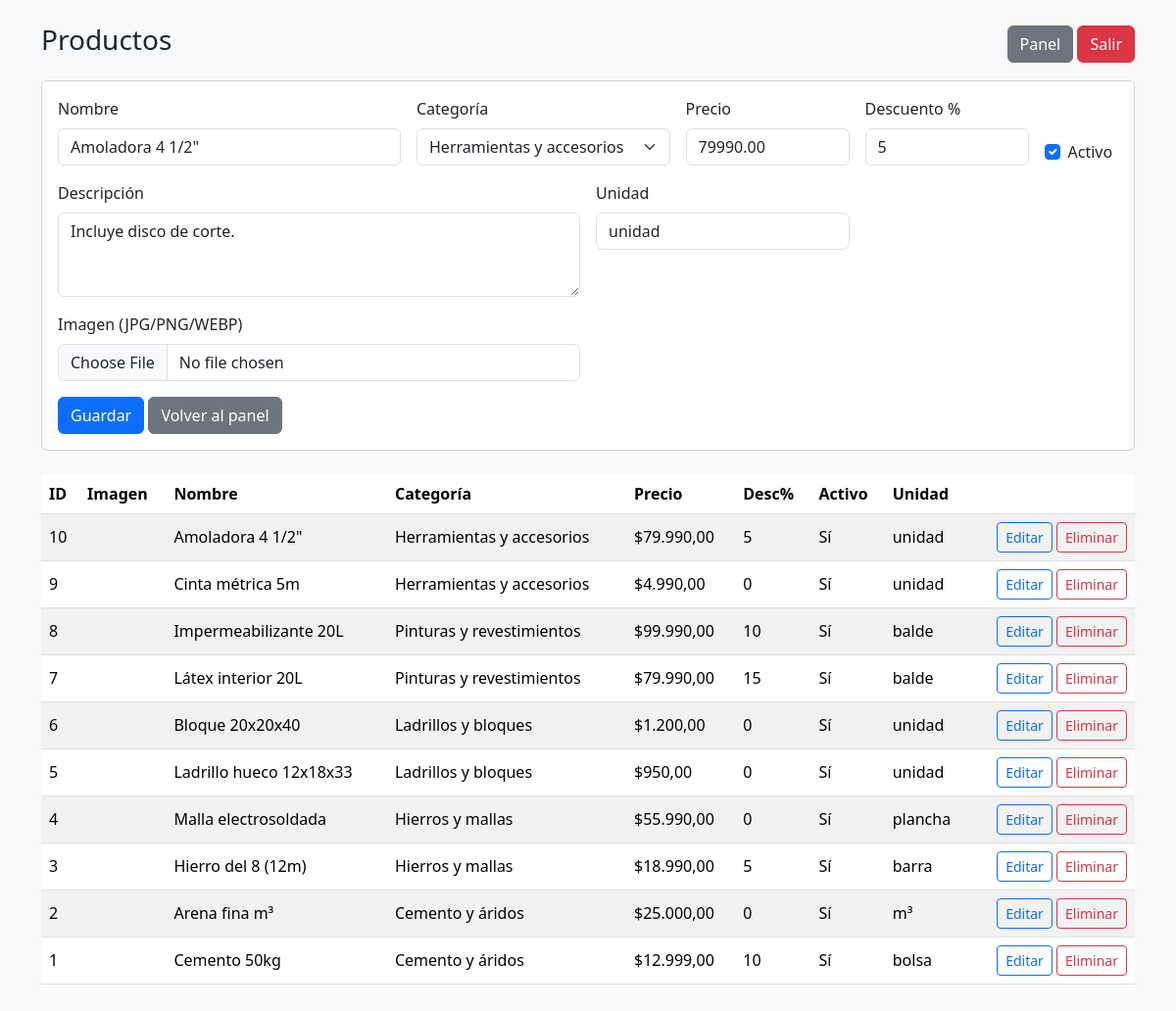
Page /admin/productos.php?id=10 (signed in) on the committed database.
### tables this page shows
CREATE TABLE IF NOT EXISTS productos (
  id INT AUTO_INCREMENT PRIMARY KEY,
  categoria_id INT NOT NULL,
  nombre VARCHAR(200) NOT NULL,
  descripcion TEXT NULL,
  precio DECIMAL(12,2) NOT NULL DEFAULT 0,
  descuento INT NOT NULL DEFAULT 0,
  imagen VARCHAR(255) NULL,
  activo TINYINT(1) NOT NULL DEFAULT 1,
  unidad VARCHAR(30) NULL,
  creado_en TIMESTAMP DEFAULT CURRENT_TIMESTAMP,
  FOREIGN KEY (categoria_id) REFERENCES categorias(id) ON DELETE RESTRICT ON UPDATE CASCADE
);

CREATE TABLE IF NOT EXISTS categorias (
  id INT AUTO_INCREMENT PRIMARY KEY,
  nombre VARCHAR(150) NOT NULL,
  descripcion TEXT NULL,
  activo TINYINT(1) NOT NULL DEFAULT 1,
  creado_en TIMESTAMP DEFAULT CURRENT_TIMESTAMP
);

### config.php (called while the page is built, shortened)
<?php
function esc($s) { return htmlspecialchars($s ?? "", ENT_QUOTES, "UTF-8"); }
?>

### admin/productos.php (the view, shortened to what this page needs)
<?php
require_once __DIR__ . '/../config.php';
$edit = null;
if (isset($_GET['id'])) {
  $id = intval($_GET['id']);
  $res = $conn->prepare("SELECT * FROM productos WHERE id=?");
  $res->bind_param('i', $id);
  $res->execute();
  $edit = $res->get_result()->fetch_assoc();
}
$categorias = $conn->query("SELECT id, nombre FROM categorias WHERE activo=1 ORDER BY nombre ASC");
$rows = $conn->query("SELECT p.*, c.nombre AS categoria FROM productos p JOIN categorias c ON c.id=p.categoria_id ORDER BY p.id DESC");
?>
<!doctype html>
<html lang="es">
<head>
  <link href="https://cdn.jsdelivr.net/npm/bootstrap@5.3.3/dist/css/bootstrap.min.css" rel="stylesheet">
</head>
<body class="bg-light">
<div class="container py-4">
  <div class="d-flex justify-content-between align-items-center mb-3">
    <h3>Productos</h3>
    <div>
      <a class="btn btn-secondary" href="index.php">Panel</a>
      <a class="btn btn-danger" href="../logout.php">Salir</a>
    </div>
  </div>
  <div class="card mb-4">
    <div class="card-body">
      <form action="productos.php" method="post" enctype="multipart/form-data" class="row g-3">
        <div class="col-md-4">
          <label class="form-label">Nombre</label>
          <input required name="nombre" class="form-control" value="<?= esc($edit['nombre'] ?? '') ?>">
        </div>
        <div class="col-md-3">
          <label class="form-label">Categoría</label>
          <select name="categoria_id" class="form-select" required>
            <?php while($c = $categorias->fetch_assoc()): ?>
              <option value="<?= (int)$c['id'] ?>" <?= (isset($edit['categoria_id']) && (int)$edit['categoria_id']===(int)$c['id']) ? 'selected' : '' ?>>
                <?= esc($c['nombre']) ?>
              </option>
            <?php endwhile; ?>
          </select>
        </div>
        <div class="col-md-2">
          <label class="form-label">Precio</label>
          <input type="number" step="0.01" name="precio" class="form-control" value="<?= esc($edit['precio'] ?? '') ?>">
        </div>
        <div class="col-md-2">
          <label class="form-label">Descuento %</label>
          <input type="number" min="0" max="90" name="descuento" class="form-control" value="<?= esc($edit['descuento'] ?? 0) ?>">
        </div>
        <div class="col-md-1 d-flex align-items-end">
          <div class="form-check">
            <input class="form-check-input" type="checkbox" name="activo" id="activo" value="1"
                   <?= (!isset($edit['activo']) || (int)$edit['activo'] === 1) ? 'checked' : '' ?>>
            <label class="form-check-label" for="activo">Activo</label>
          </div>
        </div>
        <div class="col-md-6">
          <label class="form-label">Descripción</label>
          <textarea name="descripcion" class="form-control" rows="3"><?= esc($edit['descripcion'] ?? '') ?></textarea>
        </div>
        <div class="col-md-3">
          <label class="form-label">Unidad</label>
          <input name="unidad" class="form-control" placeholder="unidad, kg, caja, etc."
                 value="<?= esc($edit['unidad'] ?? 'unidad') ?>">
        </div>
        <div class="col-md-6">
          <label class="form-label">Imagen (JPG/PNG/WEBP)</label>
          <input type="file" name="imagen" class="form-control" accept=".jpg,.jpeg,.png,.webp">
        </div>
        <div class="col-12">
          <button type="submit" class="btn btn-primary">Guardar</button>
          <a href="index.php" class="btn btn-secondary">Volver al panel</a>
        </div>
      </form>
    </div>
  </div>
  <div class="table-responsive">
    <table class="table table-striped align-middle">
      <thead><tr><th>ID</th><th>Imagen</th><th>Nombre</th><th>Categoría</th><th>Precio</th><th>Desc%</th><th>Activo</th><th>Unidad</th><th></th></tr></thead>
      <tbody>
      <?php while($r = $rows->fetch_assoc()): ?>
        <tr>
          <td><?= (int)$r['id']; ?></td>
          <td><?php if(!empty($r['imagen'])): ?><img src="../imagenes/<?= esc($r['imagen']); ?>" style="height:50px"><?php endif; ?></td>
          <td><?= esc($r['nombre']); ?></td>
          <td><?= esc($r['categoria']); ?></td>
          <td>$<?= number_format((float)$r['precio'], 2, ',', '.'); ?></td>
          <td><?= (int)$r['descuento']; ?></td>
          <td><?= ((int)$r['activo'] === 1) ? 'Sí' : 'No'; ?></td>
          <td><?= esc($r['unidad'] ?? ''); ?></td>
          <td class="text-end">
            <a class="btn btn-sm btn-outline-primary" href="?id=<?= (int)$r['id']; ?>">Editar</a>
            <a class="btn btn-sm btn-outline-danger" href="?del=<?= (int)$r['id']; ?>" onclick="return confirm('¿Eliminar?')">Eliminar</a>
          </td>
        </tr>
      <?php endwhile; ?>
      </tbody>
    </table>
  </div>
</div>
</body>
</html>

### rows in the picture
productos: nombre "Amoladora 4 1/2\"", categoria_id "Herramientas y accesorios", precio "79990.00", descuento "5", activo "☑", descripcion "Incluye disco de corte.", unidad "unidad", id "10", categoria.nombre "Herramientas y accesorios", precio "79.990,00", shows "Sí"
productos: id "9", nombre "Cinta métrica 5m", categoria.nombre "Herramientas y accesorios", precio "4.990,00", descuento "0", activo "Sí", unidad "unidad"
productos: id "8", nombre "Impermeabilizante 20L", categoria.nombre "Pinturas y revestimientos", precio "99.990,00", descuento "10", activo "Sí", unidad "balde"
productos: id "7", nombre "Látex interior 20L", categoria.nombre "Pinturas y revestimientos", precio "79.990,00", descuento "15", activo "Sí", unidad "balde"
productos: id "6", nombre "Bloque 20x20x40", categoria.nombre "Ladrillos y bloques", precio "1.200,00", descuento "0", activo "Sí", unidad "unidad"
productos: id "5", nombre "Ladrillo hueco 12x18x33", categoria.nombre "Ladrillos y bloques", precio "950,00", descuento "0", activo "Sí", unidad "unidad"
productos: id "4", nombre "Malla electrosoldada", categoria.nombre "Hierros y mallas", precio "55.990,00", descuento "0", activo "Sí", unidad "plancha"
productos: id "3", nombre "Hierro del 8 (12m)", categoria.nombre "Hierros y mallas", precio "18.990,00", descuento "5", activo "Sí", unidad "barra"
productos: id "2", nombre "Arena fina m³", categoria.nombre "Cemento y áridos", precio "25.000,00", descuento "0", activo "Sí", unidad "m³"
productos: id "1", nombre "Cemento 50kg", categoria.nombre "Cemento y áridos", precio "12.999,00", descuento "10", activo "Sí", unidad "bolsa"
